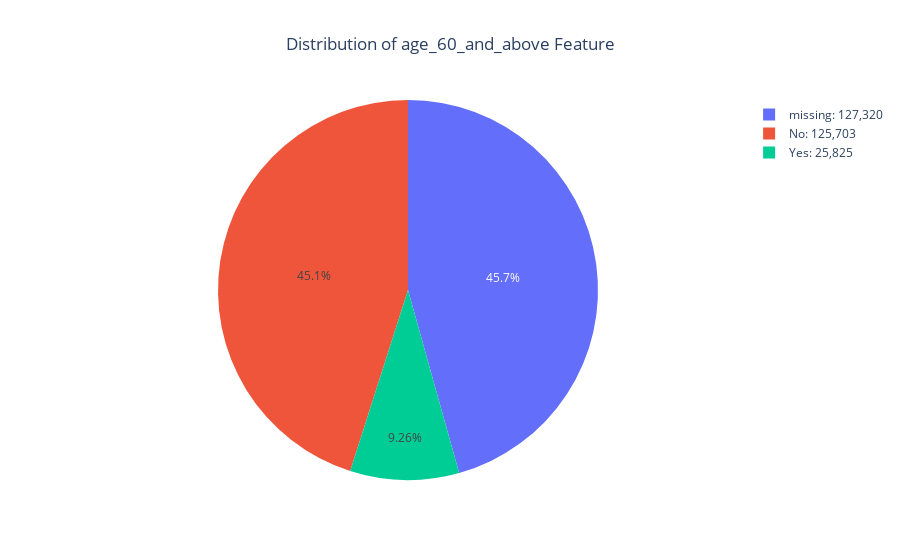

The code cell stored with this chart in its notebook:
### Markdown cell above
#### 3.8 `age_60_and_above`

- **Missing values**: There are `127,320` missing values.
- **Value Counts**:
  - `No`: Reported in `125,703` instances.
  - `Yes`: Reported in `25,825` instances.
- **Distribution**:
  - `No`: Approximately `83.0%`.
  - `Yes`: Approximately `17.0%`.
- **Data Type Consideration**: `age_60_and_above` is stored as an object (string), indicating binary categories (`No` and `Yes`) for age above 60 years.

### Code cell
pie_value_count("age_60_and_above", label=True)

### Figure 1 — Plotly figure (JSON) as saved in the notebook; plotly's stock layout.template omitted (floating-point values rounded to 4 significant figures)
{"data": [{"domain": {"x": [0, 1], "y": [0, 1]}, "hovertemplate": "status=%{label}<br>value_counts=%{value}<extra></extra>", "labels": ["No: 125,703", "Yes: 25,825", "missing: 127,320"], "legendgroup": "", "name": "", "showlegend": true, "type": "pie", "values": [125703, 25825, 127320]}], "layout": {"legend": {"tracegroupgap": 0}, "title": {"text": "Distribution of age_60_and_above Feature", "x": 0.5}}}
